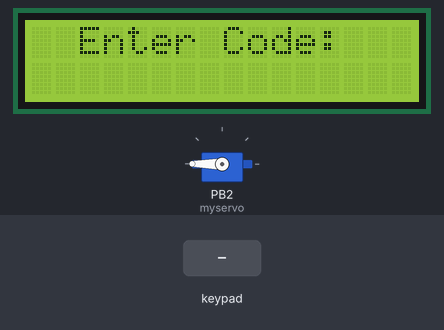
Bench run of a sketch on a simulated ATtiny85, built with avr-gcc and run on an emulated ATtiny85. On the bench: 16×2 character LCD, servo. The test bench sets the inputs (shaded band).

Above: at 1.2 s.
1.3 s: keypad keys 4 1 5 5 # pressed 0.4 s apart
At 4.4 s:
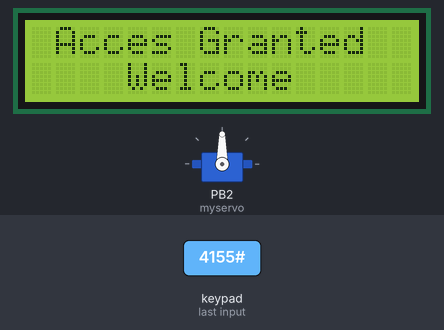
4.8 s: key 'A' pressed
7.8 s: key '#' pressed
At 10.69 s:
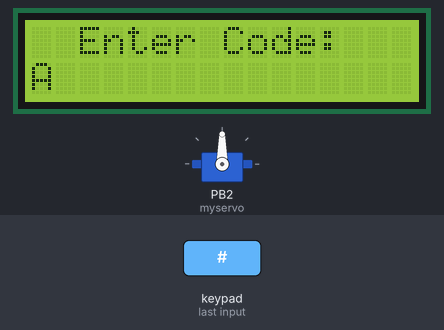
10.8 s: keypad keys 4 7 4 6 4 5 4 4 # pressed 0.4 s apart
At 17.3 s:
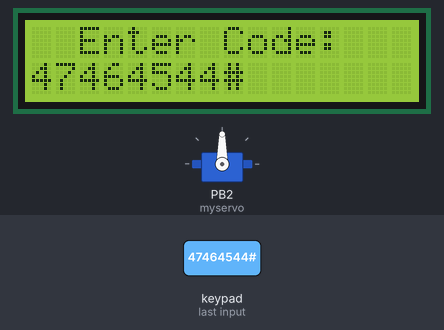
17.4 s: key 'B' pressed
20.4 s: keypad keys 4 1 5 5 A pressed 0.4 s apart
At 23.6 s:
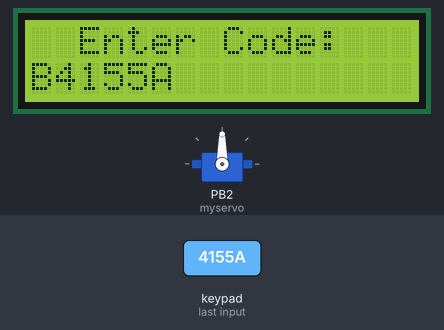
Timing chart, 0 to 24.9 s (numbered marks = the images above; inputs shaded):
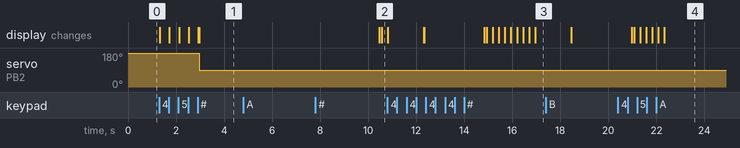

The sketch:

Passwordarduino.ino
```cpp
#include <Keypad.h>
#include <SoftwareServo.h>
#include <LiquidCrystal.h>
#include <Password.h>
#include <Servo.h>

Servo myservo;

//constants for LEDs
int greenLED = 22;
int redLED = 23;

LiquidCrystal lcd(13, 12, 11, 10, 9, 8, 7);
Password password = Password( "4155" );
int currentPosition = 0;
const byte ROWS = 4; // Four rows
const byte COLS = 4; // Four columns
// Define the Keymap
char keys[ROWS][COLS] = {
  {
    '1','2','3','A',  }
  ,
  {
    '4','5','6','B',  }
  ,
  {
    '7','8','9','C',  }
  ,
  {
    '*','0','#','D',  }
};
// Connect keypad ROW0, ROW1, ROW2 and ROW3 to these Arduino pins.
byte rowPins[ROWS] = {
  47, 46, 45, 44}; //connect to the row pinouts of the keypad
byte colPins[COLS] = {
  51, 50, 49, 48}; //connect to the column pinouts of the keypad

// Create the Keypad
Keypad keypad = Keypad( makeKeymap(keys), rowPins, colPins, ROWS, COLS );

void setup(){
  lcd.begin(16, 2);
  Serial.begin(9600);
  keypad.setDebounceTime(50);
  displayCodeEntryScreen();
  keypad.addEventListener(keypadEvent); //add an event listener for this keypad
  myservo.attach(2);
  myservo.write(180);
  //setup and turn off both LEDs
  pinMode(redLED, OUTPUT);
  pinMode(greenLED, OUTPUT);
  digitalWrite(redLED, LOW);
  digitalWrite(greenLED, LOW);
}

void displayCodeEntryScreen()
{
  password.reset();
  lcd.clear();
  lcd.setCursor(2, 0);
  lcd.print("Enter Code:");
  lcd.setCursor(0,1);
  keypad.addEventListener(keypadEvent); //add an event listener for this keypad
  //setup and turn off both LEDs
  pinMode(redLED, OUTPUT);
  pinMode(greenLED, OUTPUT);
  digitalWrite(redLED, LOW);
  digitalWrite(greenLED, LOW);
}

void loop(){
  keypad.getKey();
}

//take care of some special events
void keypadEvent(KeypadEvent eKey){
  switch (keypad.getState()){
  case PRESSED:
    lcd.print(eKey);
    switch (eKey){
    case '#':
      checkPassword();
      break;
    case '*':
         displayCodeEntryScreen();
         break;
    default:
      password.append(eKey);
    }
 switch (keypad.getState()){
   case PRESSED:
   switch (eKey){
   case 'D': myservo.write(180); displayCodeEntryScreen();
    }
  }
  }
}

void checkPassword(){
  if (password.evaluate()){
    digitalWrite(greenLED, HIGH);
    lcd.clear();
    delay(30);
    lcd.setCursor(1, 0);
    lcd.print("Acces Granted");
    lcd.setCursor(4, 1);
    lcd.print("Welcome");
    unlockdoor();
    delay(2500);
    displayCodeEntryScreen();
  }
  else{
    loop(); {
      redlight();
    }
    lcd.clear();
    delay(10);
    lcd.setCursor(2, 0);
    lcd.print("Acces Denied");
    delay(2500);
    lcd.clear();
    displayCodeEntryScreen();
  }
}

void unlockdoor(){ //controls servo that locks the door
  myservo.write(90);
  digitalWrite(greenLED, HIGH);
  delay(5000);
}

void redlight(){
digitalWrite(redLED, HIGH);
delay(100);
digitalWrite(redLED, LOW);
delay(100);
digitalWrite(redLED, HIGH);
delay(100);
digitalWrite(redLED, LOW);
delay(100);
digitalWrite(redLED, HIGH);
delay(100);
digitalWrite(redLED, LOW);
delay(100);
digitalWrite(redLED, HIGH);
delay(100);
digitalWrite(redLED, LOW);
delay(100);
digitalWrite(redLED, HIGH);
delay(100);
digitalWrite(redLED, LOW);
delay(100);
digitalWrite(redLED, HIGH);
delay(100);
digitalWrite(redLED, LOW);
delay(100);
digitalWrite(redLED, HIGH);
delay(100);
digitalWrite(redLED, LOW);
delay(100);
digitalWrite(redLED, HIGH);
delay(100);
}
```

Measured:
- after the input at 1.3 s, servo on PB2 (myservo): 180° → 90° after 1.7 s; the display: first changes at once (image 1 shows a later state)
- after the input at 4.8 s, every drawn part: stays the same
